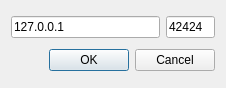
<?xml version="1.0" encoding="UTF-8"?>
<ui version="4.0">
 <class>Dialog</class>
 <widget class="QDialog" name="Dialog">
  <property name="geometry">
   <rect>
    <x>0</x>
    <y>0</y>
    <width>226</width>
    <height>88</height>
   </rect>
  </property>
  <property name="windowTitle">
   <string>Dialog</string>
  </property>
  <layout class="QGridLayout" name="gridLayout">
   <item row="0" column="0">
    <widget class="QLineEdit" name="lineEdit_2">
     <property name="sizePolicy">
      <sizepolicy hsizetype="Expanding" vsizetype="Fixed">
       <horstretch>3</horstretch>
       <verstretch>0</verstretch>
      </sizepolicy>
     </property>
     <property name="text">
      <string>127.0.0.1</string>
     </property>
    </widget>
   </item>
   <item row="0" column="1">
    <widget class="QLineEdit" name="lineEdit">
     <property name="enabled">
      <bool>true</bool>
     </property>
     <property name="sizePolicy">
      <sizepolicy hsizetype="Expanding" vsizetype="Fixed">
       <horstretch>1</horstretch>
       <verstretch>0</verstretch>
      </sizepolicy>
     </property>
     <property name="text">
      <string>42424</string>
     </property>
     <property name="maxLength">
      <number>5</number>
     </property>
    </widget>
   </item>
   <item row="1" column="0" colspan="2">
    <widget class="QDialogButtonBox" name="buttonBox">
     <property name="orientation">
      <enum>Qt::Horizontal</enum>
     </property>
     <property name="standardButtons">
      <set>QDialogButtonBox::Cancel|QDialogButtonBox::Ok</set>
     </property>
    </widget>
   </item>
  </layout>
 </widget>
 <resources/>
 <connections>
  <connection>
   <sender>buttonBox</sender>
   <signal>accepted()</signal>
   <receiver>Dialog</receiver>
   <slot>accept()</slot>
   <hints>
    <hint type="sourcelabel">
     <x>248</x>
     <y>254</y>
    </hint>
    <hint type="destinationlabel">
     <x>157</x>
     <y>274</y>
    </hint>
   </hints>
  </connection>
  <connection>
   <sender>buttonBox</sender>
   <signal>rejected()</signal>
   <receiver>Dialog</receiver>
   <slot>reject()</slot>
   <hints>
    <hint type="sourcelabel">
     <x>316</x>
     <y>260</y>
    </hint>
    <hint type="destinationlabel">
     <x>286</x>
     <y>274</y>
    </hint>
   </hints>
  </connection>
 </connections>
</ui>
